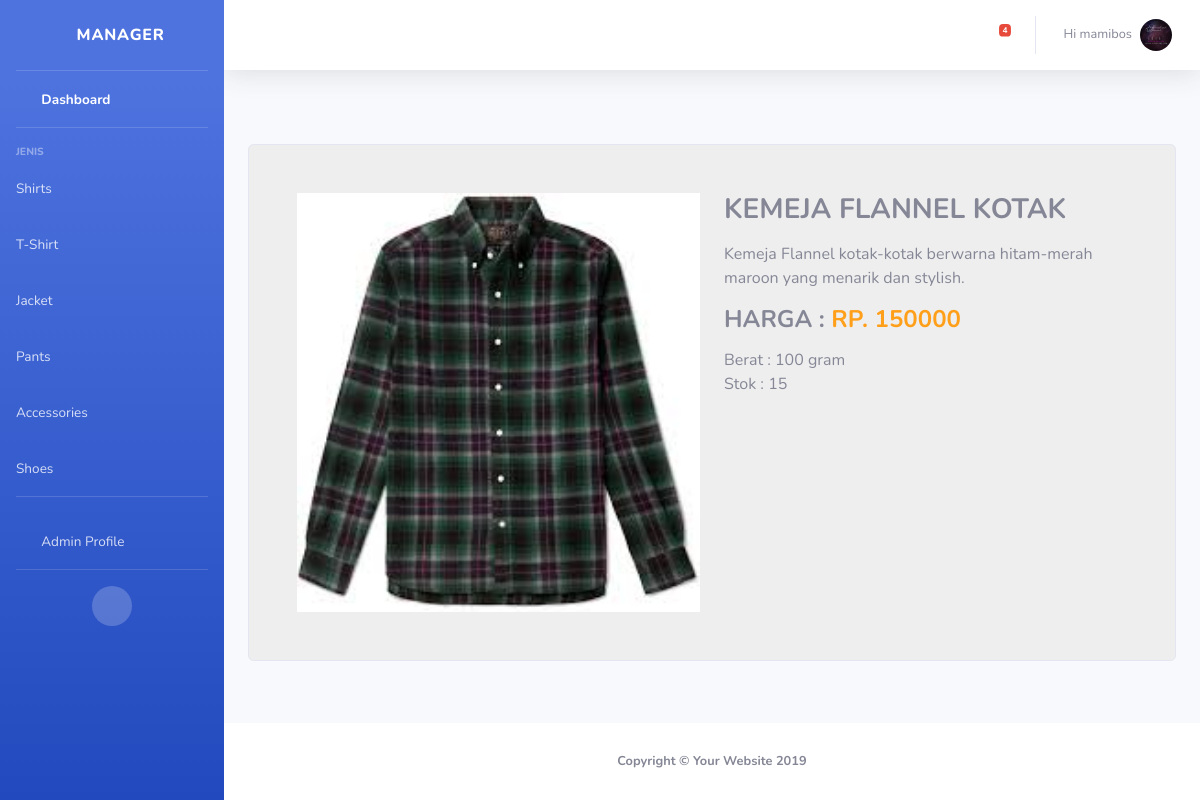
Page /mana/data_produk.php?id=5da49417ac6e0 (signed in) on the committed database.
### tables this page shows
CREATE TABLE `kategori` (
  `idkategori` varchar(10) NOT NULL,
  `namakategori` varchar(50) NOT NULL
);

CREATE TABLE `produk` (
  `idproduk` varchar(20) NOT NULL,
  `namaproduk` varchar(50) NOT NULL,
  `deskripsi` varchar(500) NOT NULL,
  `idkategori` varchar(10) NOT NULL,
  `idsub_kategori` varchar(10) NOT NULL,
  `file_gambar` varchar(500) NOT NULL,
  `berat` int(7) NOT NULL,
  `kuantitas` int(5) NOT NULL,
  `last_update` datetime NOT NULL,
  `idpegawai` varchar(10) NOT NULL,
  `price` int(11) NOT NULL
);

### mana/data_produk.php (the view, shortened to what this page needs)
<?php
include('includes/navbar.php');
?>
<link href="css/style.css" rel="stylesheet" media="all">
    <div class="container">
    <div class="card">
      <div class="container-fliud">
        <div class="wrapper row">
          <div class="preview col-md-6">
            <?php
            $id = $_GET["id"];
              $brg= "SELECT * FROM produk WHERE idproduk = '$id' ";
              $result = $con->query($brg);
              if (!$result){
                  printf("Error: %s\n", mysqli_error($db));
                  exit();
              }else{
                  while ($row = $result->fetch_object()){
                        $namaproduk = $row->namaproduk;
                        $deskripsi = $row->deskripsi;
                        $berat = $row->berat;
                        $kuantitas = $row->kuantitas;
                        $price = $row->price;
                        $gambar = $row->file_gambar;
                    }
              }
              ?>
            <div class="preview-pic tab-content">
              <div class="tab-pane active" id="pic-1"><img src="/toko_baju_klout/admin/images/produk/<?php echo $gambar; ?>" /></div>
            </div>
          </div>
          <div class="details col-md-6">
            <h3 class="product-title"><?php echo $namaproduk; ?></h3>
            <p class="product-description"><?php echo $deskripsi; ?></p>
            <h4 class="price">Harga : <span>Rp. <?php echo $price; ?></span></h4>
            <p class="vote">Berat : <?php echo $berat; ?> gram <br> Stok : <?php echo $kuantitas; ?>
            <strong></p>
                      </div>
        </div>
        </div>
      </div>
    </div>
<?php
include('includes/footer.php');
?>

### mana/includes/navbar.php (shortened to what this page needs)
<?php
include('includes/header.php');
include('includes/scripts.php');
?>
<ul class="navbar-nav fixed bg-gradient-primary sidebar sidebar-dark accordion" id="accordionSidebar">
<a class="sidebar-brand d-flex align-items-center justify-content-center" href="index.php">
    <i class="fas fa-laugh-wink fa-lg"></i>
  <div class="sidebar-brand-text mx-3">Manager <sup></sup></div>
</a>
<hr class="sidebar-divider my-0">
<li class="sidebar-sticky">
<li class="nav-item active">
  <a class="nav-link" href="index.php">
    <i class="fas fa-fw fa-tachometer-alt"></i>
    <span>Dashboard</span></a>
</li>
<hr class="sidebar-divider">
<div class="sidebar-heading">
  Jenis
</div>
<?php
  $menu = mysqli_query($con,"SELECT * FROM kategori");
  $jum = mysqli_num_rows($menu);
    if($jum > 1){
    while($isi = mysqli_fetch_array($menu)){
      $idkat = $isi["idkategori"];
      $namakat = $isi["namakategori"];
      ?>
      <li class="nav-item">
          <a class="nav-link collapsed" data-toggle="collapse" data-target="#collapsem<?php echo$idkat;?>" aria-expanded="true" aria-controls="collapsem<?php echo$idkat;?>" href="indexkategori.php?id=<?php echo $idkat; ?>">
          <span><?php echo $namakat;?></span>
          </a>
      </li>
        <?php
    }
  }
  ?>
<hr class="sidebar-divider">
<li class="nav-item">
  <a class="nav-link" href="profil.php">
    <i class="fas fa-user-shield fa-fw"></i>
    <span>Admin Profile</span></a>
</li>
<hr class="sidebar-divider d-none d-md-block">
<div class="text-center d-none d-md-inline">
  <button class="rounded-circle border-0" id="sidebarToggle"></button>
</div>
</li>
</ul>
    <div id="content-wrapper" class="d-flex flex-column">
        <nav class="navbar navbar-expand navbar-light bg-white topbar mb-4 static-top shadow">
          <ul class="navbar-nav ml-auto">
            <?php
              $seq = mysqli_query($con," SELECT b.namakategori as nama, COUNT(a.idproduk) as jumlah FROM produk a, kategori b WHERE a.idkategori = b.idkategori GROUP BY a.idkategori");
                $i = 0;
                while ($cuk = mysqli_fetch_array($seq)) {
                  if($cuk['jumlah'] <= 2){
                    $i += 1;
                  }
                }
              ?>
            <li class="nav-item dropdown no-arrow mx-1">
              <a class="nav-link dropdown-toggle" href="#" id="alertsDropdown" role="button" data-toggle="dropdown" aria-haspopup="true" aria-expanded="false">
                <i class="fas fa-bell fa-fw"></i>
                <span class="badge badge-danger badge-counter"><?php if($i>=1){ echo $i ;} ?></span>
              </a>
            </li>
            <li class="nav-item dropdown no-arrow">
              <a class="nav-link dropdown-toggle" href="#" id="userDropdown" role="button" data-toggle="dropdown" aria-haspopup="true" aria-expanded="false">
                <span class="mr-2 d-none d-lg-inline text-gray-600 small">
               Hi <?php echo $_SESSION['username']; ?>
                </span>
                <img class="img-profile rounded-circle" src="/toko_baju_klout/foto/<?php echo $_SESSION['foto']; ?>">
              </a>
            </li>
          </ul>
        </nav>
      <div id="content">

### mana/css/style.css (style rules this page uses)
.preview { display: -webkit-box; display: -webkit-flex; display: -ms-flexbox; display: flex; -webkit-box-orient: vertical; -webkit-box-direction: normal; -webkit-flex-direction: column; -ms-flex-direction: column; flex-direction: column; }
.preview-pic { -webkit-box-flex: 1; -webkit-flex-grow: 1; -ms-flex-positive: 1; flex-grow: 1; }
.tab-content { overflow: hidden; }
.tab-content img { width: 100%; -webkit-animation-name: opacity; animation-name: opacity; -webkit-animation-duration: .3s; animation-duration: .3s; }
.card { margin-top: 50px; background: #eee; padding: 3em; line-height: 1.5em; }
@media screen and (min-width: 997px) { .wrapper { display: -webkit-box; display: -webkit-flex; display: -ms-flexbox; display: flex; } }
.details { display: -webkit-box; display: -webkit-flex; display: -ms-flexbox; display: flex; -webkit-box-orient: vertical; -webkit-box-direction: normal; -webkit-flex-direction: column; -ms-flex-direction: column; flex-direction: column; }
.product-title, .price, .sizes, .colors { text-transform: UPPERCASE; font-weight: bold; }
.checked, .price span { color: #ff9f1a; }
.product-title, .rating, .product-description, .price, .vote, .sizes { margin-bottom: 15px; }
.product-title { margin-top: 0; }

### rows in the picture
kategori: namakategori "Shirts"
kategori: namakategori "T-Shirt"
kategori: namakategori "Jacket"
kategori: namakategori "Pants"
kategori: namakategori "Accessories"
kategori: namakategori "Shoes"
produk: file_gambar (picture), namaproduk "KEMEJA FLANNEL KOTAK", deskripsi "Kemeja Flannel kotak-kotak berwarna hitam-merah maroon yang menarik dan stylish.", price "150000", berat "100", kuantitas "15"

### other values in the picture
$i "4"
$_SESSION['username'] "mamibos"
